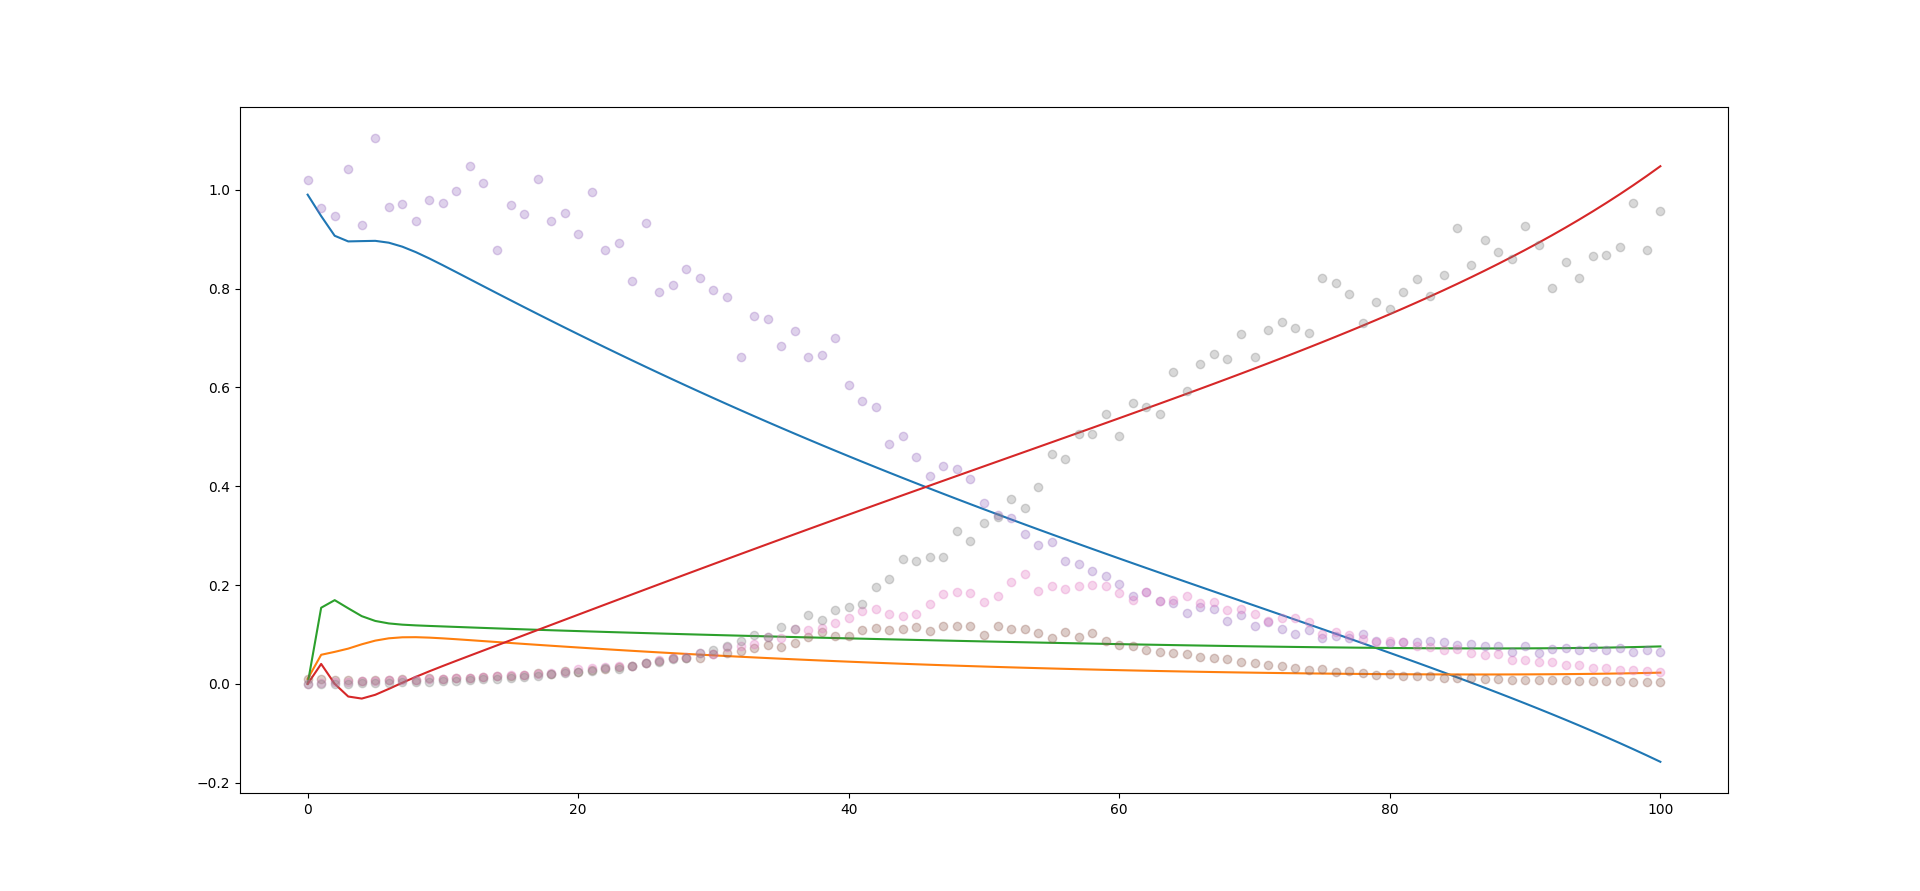

The script that drew this image:
### Boilerplate Code

# Import packages
import pandas as pd
#import itertools
import torch
import torch.nn as nn
import torch.optim as optim
import numpy as np
import matplotlib.pyplot as plt
#import random
import torchdiffeq
import time
import sys

# Import odeint with automatic differentiation or adjoint method
adjoint=False
if adjoint:
    from torchdiffeq import odeint_adjoint as odeint
else:
    from torchdiffeq import odeint

# If GPU acceleration is available
gpu=0
global device
device = torch.device('cuda:' + str(gpu) if torch.cuda.is_available() else 'cpu')
if torch.cuda.is_available():
  torch.set_default_tensor_type('torch.cuda.FloatTensor')

# Utility Fns

def get_n_params(model):
    pp=0
    for p in list(model.parameters()):
        nn=1
        for s in list(p.size()):
            nn = nn*s
        pp += nn
    return pp

### End Boilerplate code.

### DATA GENERATION ###

### TRUE MODEL
class SEIR(nn.Module):
    
    def __init__(self):
        super(SEIR, self).__init__()
        # beta1, beta2 : transmission rates for sites 1 and 2 resp.
        # gamma1, gamma2 : recovery rates for sites 1 and 2 resp.
        # mu12, mu21 : migration rates between sites 1 to 2 and sites 2 to 1 respectively
        self.beta = 0.3
        self.sigma = 0.2
        self.gamma = 0.1

    def forward(self, t, y):
        S = y.view(-1,4)[:,0]
        E = y.view(-1,4)[:,1]
        I = y.view(-1,4)[:,2]
        R = y.view(-1,4)[:,3]
        
        N = S+E+I+R
        
        dS = -self.beta * S * I / N
        dE = self.beta*S*I/N - self.sigma*E
        dI = self.sigma*E - self.gamma*I
        dR = self.gamma * I
        return torch.stack([dS, dE, dI, dR], dim=1).to(device)

### PURE NODE
class neuralODE(nn.Module):

    def __init__(self,structure):
        super(neuralODE, self).__init__()

        self.net = self.make_nn(structure)

        for m in self.net.modules():
            if isinstance(m, nn.Linear):
                nn.init.normal_(m.weight, mean=0, std=0.5)

    def forward(self, t, y):

        return self.net(y)
    
    def make_nn(self, structure):
        '''
        Structure should contain:
        1. Input size
        2. Output size 
        3. Size for each hidden layers list of (10,20,30,40,50) of length equal to num of hidden layers
        Maybe? 3. Activation function for each layer (Tanh)
        '''
        input_dim = structure[0]
        output_dim = structure[1]
        num_layers = len(structure[2])
        hidden_sizes = structure[2]
        modules = []
        
        for i in range(num_layers):
            if i==0:
                modules.append(nn.Linear(input_dim,hidden_sizes[i]))
                modules.append(nn.Tanh())
            
            elif i<num_layers:
                modules.append(nn.Linear(hidden_sizes[i-1],hidden_sizes[i]))
                modules.append(nn.Tanh())
            
            else:
                pass

        modules.append(nn.Linear(hidden_sizes[-1],output_dim))
        
        return nn.Sequential(*modules)



### DATA GENERATION

### Set up training parameters

# Training parameters
niters_initial = 5000
niters=1000        # training iterations
#niters=1000
data_size= 100 # samples in dataset
batch_time = 16    # steps in batch
batch_size = 256   # samples per batch

reg_param = 0.0

# Initial condition, time span & parameters
#true_y0 = torch.tensor([[5.0,5.0]]).to(device)
true_y0 = torch.tensor([[0.99, 0.01, 0.0, 0.0]]).to(device)
t = torch.linspace(0., 100., data_size+1).to(device)
#p = torch.tensor([1.3, 0.9, 0.8, 1.8]).to(device)

# Disable backprop, solve system of ODEs
print("Generating data.")
with torch.no_grad():
    true_y = odeint(SEIR(), true_y0, t, method='dopri5')
print("Data generated.")


# Add noise (mean = 0, std = 0.1)
true_y *= (1 + torch.randn(data_size+1,1,4)/20.)


# Batch function for training
def get_batch(batch_time, batch_size,data_size):
    s = torch.from_numpy(np.random.choice(np.arange(data_size - batch_time, dtype=np.int64), batch_size, replace=True)).to(device)
    batch_y0 = true_y[s]
    batch_t = t[:batch_time]
    batch_y = torch.stack([true_y[s + i] for i in range(batch_time)], dim=0).to(device)
    return batch_y0, batch_t, batch_y


model = neuralODE((4,4,[8,8])).to(device)
start = time.time()

optimizer = optim.Adam(model.parameters(), lr=1e-2)
scheduler = optim.lr_scheduler.StepLR(optimizer, step_size=100, gamma=0.1) #optional learning 
for it in range(1, niters + 1):
    optimizer.zero_grad()
    batch_y0, batch_t, batch_y = get_batch(batch_time, batch_size,data_size)
    pred_y = odeint(model, batch_y0, batch_t, method='rk4')    #It is advised to use a fixed-step solver during training to avoid underflow of dt
    
    #Now we are going to try to incorporate a better loss fn.
    loss = torch.mean(torch.abs(pred_y - batch_y))
    #MAE + L1 regularization of NN params.
    #loss = torch.mean(torch.abs(pred_y - batch_y)) + torch.sum(NN Params.)
    #Need to figure out NN params.
    MAE = torch.mean(torch.abs(pred_y - batch_y))
    L1_Reg = reg_param*torch.sum(torch.tensor([torch.sum(torch.abs(i)) for i in list(model.parameters())]))
    loss = MAE + L1_Reg

    loss.backward()
    optimizer.step()
    scheduler.step()

    #'''

    if (it) % 10 == 0:
        print('Iteration: ', it, '/', niters)
        print(loss)
    
    #'''

"""
lbfgs_optimizer = optim.LBFGS(model.parameters(), lr=1, max_iter=20)

latest_loss = 0
def closure():
    global latest_loss
    lbfgs_optimizer.zero_grad()
    #output = model(x_train)
    #loss = criterion(output, y_train)
    pred_y = odeint(model, true_y0.view(1,1,6), t, method='rk4')    #It is advised to use a fixed
    loss = torch.mean(torch.abs(pred_y - true_y))
    loss.backward()
    
    latest_loss = loss.item()

    return loss

best_loss = 1e7
for epoch in range(10):
    model.train()
    lbfgs_optimizer.step(closure)
    
    if latest_loss < best_loss:
        best_loss = latest_loss
    
    print(best_loss)
    #if loss.item() < best_loss:
    #    best_loss = loss.item()
    #print(best_loss)
"""

end = time.time()

TimeTaken = end-start
print(f'Time Taken: {TimeTaken}')

NumParams = get_n_params(model)

pred_y = odeint(model, true_y0.view(1,1,4), t, method='rk4').view(-1,1,4)

SSE = float(torch.sum(torch.square(pred_y - true_y)))
RMSE = float(torch.sqrt(torch.mean(torch.square(pred_y - true_y))))

plt.figure(figsize=(20, 10))
plt.plot(t.detach().cpu().numpy(), pred_y[:,0].detach().cpu().numpy())
plt.plot(t.detach().cpu().numpy(), true_y[:,0].cpu().numpy(), 'o',alpha=0.3)
plt.show()

#print(pred_y)
